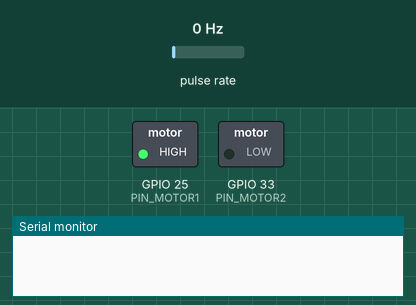
This sketch was run on a simulated ESP32. Shown: switched loads named in the sketch (green lamp = pin HIGH), the last lines printed to the serial monitor. Wiring (inferred from the names in the program): pulse sensor: data GPIO 22. The inputs (shaded band) are chosen by the test bench; at power-on: pulse rate 0 Hz.

Above: at 0.1 s.
2.3 s: pulse rate (sensor on GPIO 22) set to 4 Hz
At 5.2 s:
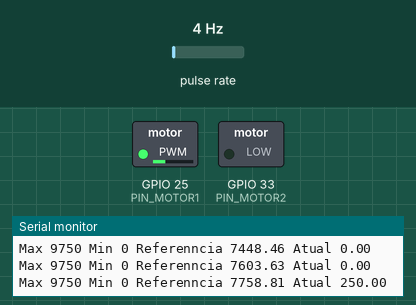
5.3 s: pulse rate (sensor on GPIO 22) set to 50 Hz
At 8.2 s:
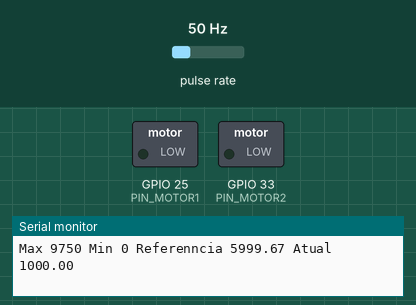
8.3 s: pulse rate (sensor on GPIO 22) set to 0 Hz
Timing chart, 0 to 13.3 s (numbered marks = the images above; inputs shaded):
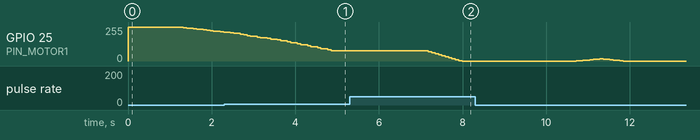

The sketch:

FUZZY_Controller.ino
```cpp
#include "src/fuzzy_lib/fuzzy_lib.hpp"
#include "src/referencia_lib/referencia_lib.hpp"

// Pinos
#define PIN_MOTOR1 25
#define PIN_MOTOR2 33
#define PIN_ENCODER 22

// PWM
const int CANAL_PWM = 0;
const int FREQUENCIA_PWM = 1000;
const int RESOLUCAO_PWM = 10;

// Parametros Sensor
const float TA = 0.08;
const int TA_MS = 80;
const float MIN_PWM = 0;
const float MAX_PWM = pow(2, RESOLUCAO_PWM) - 1;
const int PULSOS_POR_VOLTA = 3;
const float COEFICIENTE_VELOCIDADE = ((1 / TA) * 60) / PULSOS_POR_VOLTA; //(Ta[ms] * coeficienteRPM) / PulsosPorVolta
const int VELOCIDADE_MAX = 9750;

// Variaveis Globais
unsigned long PULSOS_ENCODER = 0;

// Controlador FUZZY
ControladorFuzzy CC(MIN_PWM, MAX_PWM);

// Referencia
Referencia REFERENCIA(0, VELOCIDADE_MAX, onda_triangular);

// Funcoes
void IRAM_ATTR interrupcao_encoder() { PULSOS_ENCODER++; }
float captura_velocidade();
void imprimi_informacoes(float velocidadeAtual, float sinalControle, float referencia, bool monitorSerial);

void setup()
{
  // SERIAL
  Serial.begin(115200);

  // PINOS
  pinMode(PIN_ENCODER, INPUT_PULLUP);
  pinMode(PIN_MOTOR2, OUTPUT);
  digitalWrite(PIN_MOTOR2, LOW);

  // PWM
  ledcAttachPin(PIN_MOTOR1, CANAL_PWM);
  ledcSetup(CANAL_PWM, FREQUENCIA_PWM, RESOLUCAO_PWM);
  ledcWrite(CANAL_PWM, MAX_PWM - MIN_PWM);

  // //INTERRUPCAO
  attachInterrupt(digitalPinToInterrupt(PIN_ENCODER), interrupcao_encoder, FALLING);

  // CONTROLADOR
  CC.centrosEk = new _ponto[N_Regras]{-4000, -2000, 0, 2000, 4000};
  CC.centrosDEk = new _ponto[N_Regras]{-400, -200, 0, 200, 400};
  CC.centrosDU = new _ponto[N_Regras]{-30, -10, 0, 10, 30};
  CC.baseEk = new _ponto[N_Regras]{3000, 3000, 3000, 3000, 3000};
  CC.baseDEk = new _ponto[N_Regras]{300, 300, 300, 300, 300};

  // REFERENCIA
  REFERENCIA.velocidade = 0.05;

  delay(1000);
}

void loop()
{
  float velocidadeAtual = captura_velocidade();

  float sinalControle = CC.Calcula_Acao_Controle(REFERENCIA.modulo, velocidadeAtual);
  ledcWrite(CANAL_PWM, MAX_PWM - sinalControle);

  imprimi_informacoes(velocidadeAtual, sinalControle, REFERENCIA.modulo, false);

  REFERENCIA.atualiza_referencia();
}

float captura_velocidade()
{
  PULSOS_ENCODER = 0; // reseta contador
  delay(80);          // conta TA_S de pulsos
  return (COEFICIENTE_VELOCIDADE * PULSOS_ENCODER);
}

void imprimi_informacoes(float velocidadeAtual, float sinalControle, float referencia, bool monitorSerial)
{
  if (monitorSerial)
    Serial.println("Referencia: " + String(referencia) + " RPM | Atual: " + String(velocidadeAtual) + " RPM | Erro: " + String(referencia - velocidadeAtual) + " RPM | Sinal de controle: " + String(sinalControle) + "bit");
  else
  {
    Serial.print("Max ");
    Serial.print(VELOCIDADE_MAX);
    Serial.print(" Min ");
    Serial.print(0);
    Serial.print(" Referenncia ");
    Serial.print(referencia);
    Serial.print(" Atual ");
    Serial.println(velocidadeAtual);
  }
}
```

fuzzy_lib.cpp
```cpp
//
// Created by Edumarek on 30/03/2023.
//

#include "fuzzy_lib.hpp"

//------------------CONSTRUTORES&DESTRUTORES-------------------//
ControladorFuzzy::ControladorFuzzy(_ponto min_uK, _ponto max_uK)
{
    min_Uk = min_uK;
    max_Uk = max_uK;

    centrosEk = (_ponto *)malloc(N_Regras * sizeof(_ponto));
    centrosDEk = (_ponto *)malloc(N_Regras * sizeof(_ponto));
    centrosDU = (_ponto *)malloc(N_Regras * sizeof(_ponto));
    baseEk = (_ponto *)malloc(N_Regras * sizeof(_ponto));
    baseDEk = (_ponto *)malloc(N_Regras * sizeof(_ponto));
    miE = (_ponto *)malloc(N_Regras * sizeof(_ponto));
    miDE = (_ponto *)malloc(N_Regras * sizeof(_ponto));
    miDU = (_ponto *)malloc(N_Regras * sizeof(_ponto));
}

ControladorFuzzy::ControladorFuzzy(const ControladorFuzzy &c)
{
}

ControladorFuzzy::~ControladorFuzzy()
{
    free(centrosEk);
    free(centrosDEk);
    free(centrosDU);
    free(baseEk);
    free(baseDEk);
    free(miE);
    free(miDE);
    free(miDU);
}

//---------------------------METODOS---------------------------//
_ponto ControladorFuzzy::Calcula_Acao_Controle(_ponto referencia, _ponto saida)
{
    unsigned long tInicio = micros();
    // Calcula erro
    Ek[0] = referencia - saida;
    DEk = Ek[0] - Ek[1];

    // Fuzzyficacao
    for (int i = 0; i < N_Regras; i++)
    {
        miE[i] = 0;
        miDE[i] = 0;
        miDU[i] = 0;

        _ponto modulo1 = abs(Ek[0] - centrosEk[i]);
        if (modulo1 <= baseEk[i])
        {
            miE[i] = alturaEk - (modulo1 / baseEk[i]);
        }

        _ponto modulo2 = abs(DEk - centrosDEk[i]);
        if (modulo2 <= baseDEk[i])
        {
            miDE[i] = alturaDEk - (modulo2 / baseDEk[i]);
        }
    }

    // Regras de inferencia
    for (int i = 0; i < N_Regras; i++)
    {
        if (miE[i] != 0 && miDE[2] != 0)
            miDU[i] = max_value(miE[i], miDE[2]);
    }

    for (int i = 0; i < N_Regras; i++)
    {
        if (miE[2] != 0 && miDE[i] != 0)
            miDU[i] = max_value(miE[2], miDE[i]);
    }
    // Defuzzyficacao por centroides
    DUk = 0;
    _ponto SmiDU = 0;
    for (int i = 0; i < N_Regras; i++)
    {
        SmiDU += miDU[i];
        DUk += miDU[i] * centrosDU[i];
    }
    DUk /= SmiDU;

    if (DUk > centrosDU[N_Regras - 1])
        DUk = centrosDU[N_Regras - 1];
    if (DUk <= centrosDU[0])
        DUk = centrosDU[0];

    // Calculo acao de controle
    if (DUk == DUk)
        Uk[0] = Uk[1] + DUk;

    // Limitador acao controle
    if (Uk[0] > max_Uk)
        Uk[0] = max_Uk;
    if (Uk[0] <= min_Uk)
        Uk[0] = min_Uk;

    // Atualiza erros
    Ek[1] = Ek[0];

    // Atualiza acoes de controle
    Uk[1] = Uk[0];

    if (calcularTempoExecucao)
        tExecucao = micros() - tInicio;

    return Uk[0];
}
//---------------------------FUNCOES-AUXILIARES---------------------------//

_ponto max_value(_ponto A, _ponto B)
{
    if (A > B)
        return A;
    else
        return B;
}
```

fuzzy_lib.hpp
```cpp
//
// Created by Edumarek on 30/03/2023.
//

#ifndef FUZZY_LIB_HPP
#define FUZZY_LIB_HPP

#include <Arduino.h>

#ifndef _ponto
#define _ponto double
#endif

#define N_Regras 5

struct ControladorFuzzy
{
    // parametros controlador
    _ponto *centrosEk;
    _ponto *centrosDEk;
    _ponto *centrosDU;
    _ponto *baseEk;
    _ponto *baseDEk;
    _ponto *miE;
    _ponto *miDE;
    _ponto *miDU;
    _ponto alturaEk = 1;
    _ponto alturaDEk = 1;
    // limites
    _ponto min_Uk = 0;
    _ponto max_Uk = 1;
    // variaveis controlador
    _ponto Ek[2] = {0, 0};     // erro
    _ponto DEk = 0;            // erro
    _ponto Uk[2] = {0.1, 0.1}; // acao de controle
    _ponto DUk = 0;            // acao de controle
    // variaveis auxiliares
    bool calcularTempoExecucao = false;
    unsigned long tExecucao = 0; // ms
    bool imprimirParametros = false;

    ControladorFuzzy() = delete;
    ControladorFuzzy(_ponto min_uK, _ponto max_uK);
    ControladorFuzzy(const ControladorFuzzy &c);
    ~ControladorFuzzy();

    _ponto Calcula_Acao_Controle(_ponto referencia, _ponto saida);
};

_ponto max_value(_ponto A, _ponto B);

#endif // FUZZY_PID_LIB_HPP
```

referencia_lib.cpp
```cpp
//
// Created by Edumarek on 06/02/2023.
//

#include "referencia_lib.hpp"

Referencia::Referencia(_ponto _moduloMin, _ponto _moduloMax, refType _entrada)
{
    moduloMin = _moduloMin;
    moduloMax = _moduloMax;

    entrada = _entrada;
}

void Referencia::atualiza_referencia()
{
    if (entrada == degrau_unitario || entrada == onda_quadrada || entrada == onda_senoidal || entrada == onda_triangular)
        modulo = entrada(moduloMax, angulo, velocidade);
    else
        modulo = entrada(modulo, angulo, velocidade);

    angulo += velocidade;

    if (modulo > moduloMax)
        modulo = moduloMax;

    if (modulo < moduloMin)
        modulo = moduloMin;

    if (angulo > 2 * PpIi)
        angulo = 0;
    if (angulo < 0)
        angulo = 2 * PpIi;
}

_ponto degrau_unitario(_ponto m, _ponto a, _ponto v)
{
    return m * v;
}

_ponto rampa(_ponto m, _ponto a, _ponto v)
{
    return m + v;
}

_ponto onda_quadrada(_ponto m, _ponto a, _ponto v)
{
    if (a < PpIi)
        return m;
    return 0;
}

_ponto onda_triangular(_ponto m, _ponto a, _ponto v)
{
    a = (a / (2 * PpIi));

    if (a < 0.5)
        return 2 * a * m;

    return m - (2 * (a - 0.5) * m);
}

_ponto onda_senoidal(_ponto m, _ponto a, _ponto v)
{
    return (m / 2) + ((m / 2) * sin(a));
}
```

referencia_lib.hpp
```cpp
//
// Created by Edumarek on 06/02/2023.
//

#ifndef REFERENCIA_LIB_HPP
#define REFERENCIA_LIB_HPP

#include <Arduino.h>

#define _ponto double

#define PpIi 3.14159

typedef _ponto (*refType)(_ponto, _ponto, _ponto);

struct Referencia
{
    _ponto modulo = 0;
    _ponto angulo = 0;
    _ponto velocidade = 0.1;
    refType entrada;

    _ponto moduloMax = 1;
    _ponto moduloMin = 0;

    Referencia(_ponto _moduloMin, _ponto _moduloMax, refType _entrada);
    void atualiza_referencia();
};

_ponto degrau_unitario(_ponto m, _ponto a, _ponto v);
_ponto rampa(_ponto m, _ponto a, _ponto v);
_ponto onda_quadrada(_ponto m, _ponto a, _ponto v);
_ponto onda_triangular(_ponto m, _ponto a, _ponto v);
_ponto onda_senoidal(_ponto m, _ponto a, _ponto v);

#endif // REFERENCIA_LIB_HPP
```

Measured:
- by itself, GPIO 25 (PIN_MOTOR1): rises from 0/255 to 17/255 in 0.56 s, then falls to 0/255 in 0.56 s
